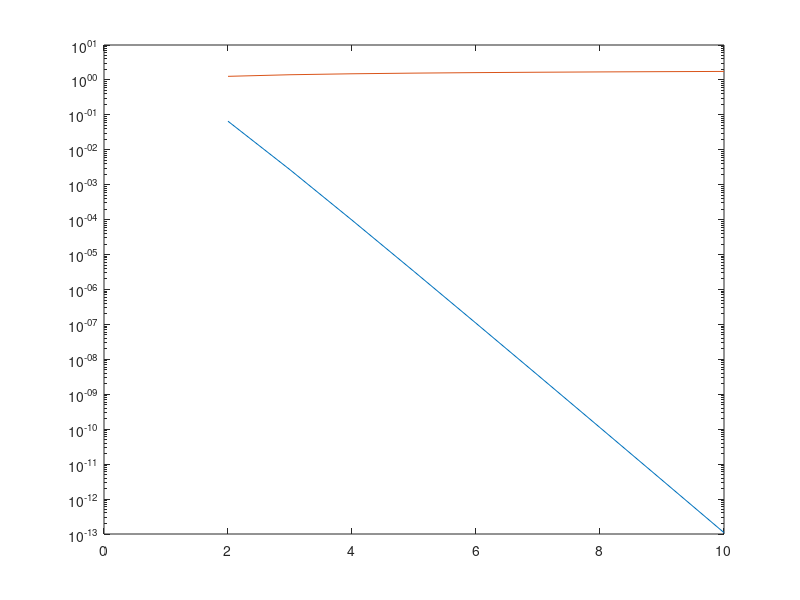

Recreate this plot in MATLAB.

for k=2:10
    A= hilb(k);
    m(k)=min(eig(A));
    M(k)=max(eig(A));
end

x=1:10;
semilogy(x,m)
hold on
semilogy(x,M)
   